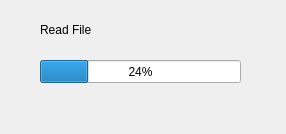
<?xml version="1.0" encoding="UTF-8"?>
<ui version="4.0">
 <class>Form</class>
 <widget class="QWidget" name="Form">
  <property name="geometry">
   <rect>
    <x>0</x>
    <y>0</y>
    <width>286</width>
    <height>134</height>
   </rect>
  </property>
  <property name="windowTitle">
   <string>Form</string>
  </property>
  <widget class="QProgressBar" name="FileReadProgressBar">
   <property name="geometry">
    <rect>
     <x>40</x>
     <y>60</y>
     <width>201</width>
     <height>23</height>
    </rect>
   </property>
   <property name="value">
    <number>24</number>
   </property>
  </widget>
  <widget class="QLabel" name="label">
   <property name="geometry">
    <rect>
     <x>40</x>
     <y>20</y>
     <width>171</width>
     <height>20</height>
    </rect>
   </property>
   <property name="text">
    <string>Read File</string>
   </property>
  </widget>
 </widget>
 <resources/>
 <connections/>
</ui>
